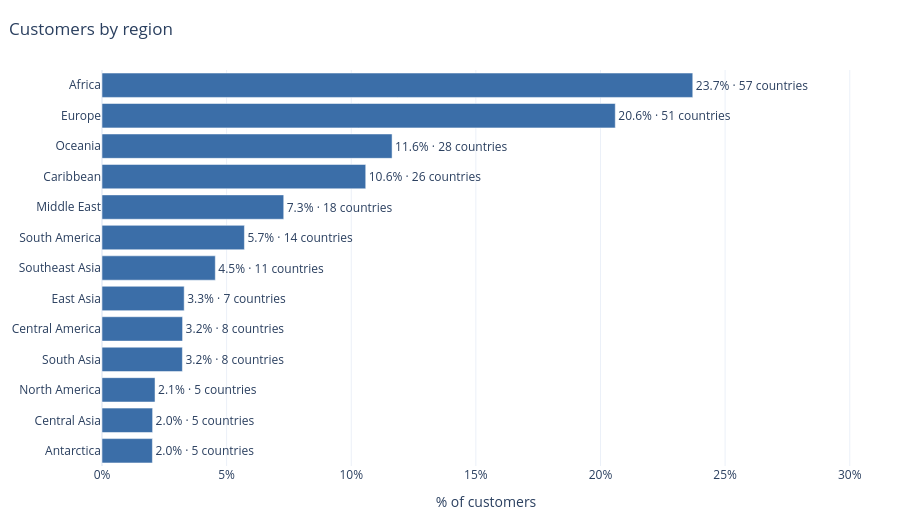

Notebook code cell kept with this figure:
### Code cell
# Get Region Dataset
region = df.groupby("Region").agg(customers=("Country", "size"), countries=("Country", "nunique"))
region["pct"] = pct(region["customers"])
region["per_country"] = region["customers"] / region["countries"]
region = region.sort_values("customers")

fig = go.Figure(
    go.Bar(
        x=region["pct"],
        y=region.index,
        orientation="h",
        marker_color=COLOR,
        text=[f"{p:.1f}% · {c} countries" for p, c in zip(region["pct"], region["countries"])],
        textposition="outside",
        customdata=region[["customers", "countries", "per_country"]],
        hovertemplate=(
            "<b>%{y}</b><br>Customers: %{customdata[0]:,}<br>"
            "Countries: %{customdata[1]}<br>Per country: %{customdata[2]:.0f}<extra></extra>"
        ),
    )
)
fig.update_xaxes(title="% of customers", ticksuffix="%", range=[0, region["pct"].max() * 1.3])

top, bottom = region.iloc[-1], region.iloc[0]
note = (
    f"{top.name} has the largest share ({top.pct:.1f}%, {top.countries:.0f} countries) and "
    f"{bottom.name} the smallest ({bottom.pct:.1f}%, {bottom.countries:.0f} countries). "
    f"Every region averages {region['per_country'].min():.0f}–{region['per_country'].max():.0f} "
    "customers per country, so a region's share mostly reflects how many countries it contains "
    "rather than stronger demand."
)
show(styled(fig, "Customers by region", height=520), note)

### Figure 1 — Plotly figure (JSON) as saved in the notebook; plotly's stock layout.template omitted (floating-point values rounded to 4 significant figures)
{"data": [{"customdata": [[2022.0, 5.0, 404.4], [2031.0, 5.0, 406.2], [2127.0, 5.0, 425.4], [3225.0, 8.0, 403.1], [3233.0, 8.0, 404.1], [3297.0, 7.0, 471.0], [4546.0, 11.0, 413.3], [5714.0, 14.0, 408.1], [7291.0, 18.0, 405.1], [10580.0, 26.0, 407.0], [11640.0, 28.0, 415.6], [20590.0, 51.0, 403.8], [23700.0, 57.0, 415.8]], "hovertemplate": "<b>%{y}</b><br>Customers: %{customdata[0]:,}<br>Countries: %{customdata[1]}<br>Per country: %{customdata[2]:.0f}<extra></extra>", "marker": {"color": "#3b6ea8"}, "orientation": "h", "text": ["2.0% · 5 countries", "2.0% · 5 countries", "2.1% · 5 countries", "3.2% · 8 countries", "3.2% · 8 countries", "3.3% · 7 countries", "4.5% · 11 countries", "5.7% · 14 countries", "7.3% · 18 countries", "10.6% · 26 countries", "11.6% · 28 countries", "20.6% · 51 countries", "23.7% · 57 countries"], "textposition": "outside", "type": "bar", "x": [2.022, 2.031, 2.127, 3.225, 3.233, 3.297, 4.546, 5.714, 7.291, 10.58, 11.64, 20.59, 23.7], "y": ["Antarctica", "Central Asia", "North America", "South Asia", "Central America", "East Asia", "Southeast Asia", "South America", "Middle East", "Caribbean", "Oceania", "Europe", "Africa"]}], "layout": {"height": 520, "margin": {"b": 50, "l": 60, "r": 30, "t": 70}, "title": {"text": "Customers by region", "x": 0.01}, "xaxis": {"range": [0, 30.81], "ticksuffix": "%", "title": {"text": "% of customers"}}}}
